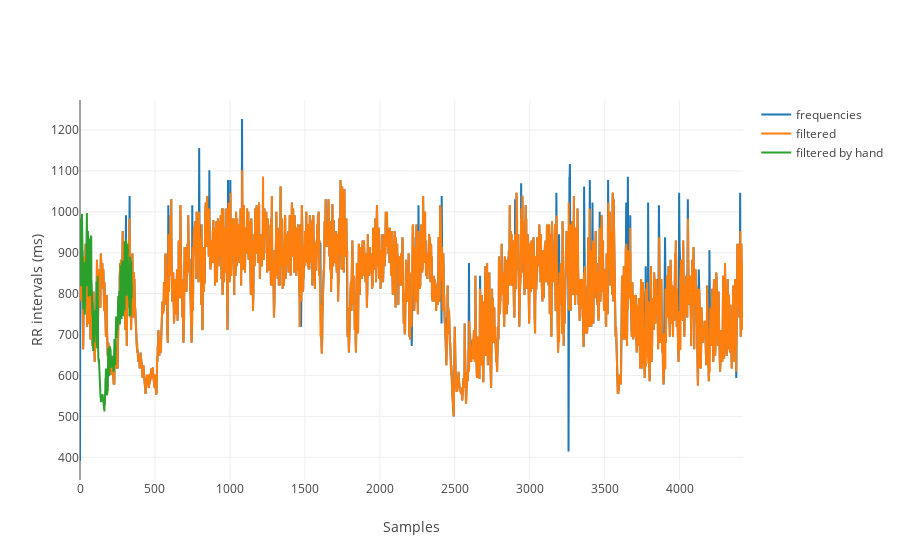

The cell this chart's notebook holds for it:
### Code cell
#MOVING MEDIAN FILTER

from plotly.offline import download_plotlyjs, init_notebook_mode, plot, iplot
import plotly.graph_objs as go

init_notebook_mode(connected=True)

# Create random data with numpy
import numpy as np

archive = open(filename, 'r')
text = archive.readlines()
frequencies = []

for line in text:
    frequencies.append(int(line))
    
#print frequencies    
archive.close() 

frequencies = np.asarray(frequencies, dtype=np.intc)

filtered = moving_median(frequencies, 10, 200)

archive = open(filename, 'r')
text = archive.readlines()
frequencies = []

for line in text:
    frequencies.append(int(line))
    
#print frequencies    
archive.close() 

frequencies = np.asarray(frequencies, dtype=np.intc)

archive = open(file_filtered_by_hand, 'r')
text = archive.readlines()
frequencies_filtered = []

for line in text:
    frequencies_filtered.append(int(line))
    
#print frequencies    
archive.close() 

frequencies_filtered = np.asarray(frequencies_filtered, dtype=np.intc)

axis_x = np.linspace(0, (filtered.size)-1, filtered.size)
axis_y = filtered

axis_x2 = np.linspace(0, (frequencies.size)-1, frequencies.size)
axis_y2 = frequencies

axis_x3 = np.linspace(0, (frequencies_filtered.size)-1, frequencies_filtered.size)
axis_y3 = frequencies_filtered


# Create a trace
trace2 = go.Scatter(
    x = axis_x,
    y = axis_y,
    mode = 'lines',
    name = 'filtered'
)

trace1 = go.Scatter(
    x = axis_x2,
    y = axis_y2,
    mode = 'lines',
    name = 'frequencies'
)

trace3 = go.Scatter(
    x = axis_x3,
    y = axis_y3,
    mode = 'lines',
    name = 'filtered by hand'
)

layout = go.Layout(
    xaxis=dict(
        title='Samples'
        ),
    yaxis=dict(
        title='RR intervals (ms)'
        )
)

data = [trace1, trace2, trace3]
#data = [trace1, trace2]
fig = go.Figure(data=data, layout=layout)

iplot(fig, filename='basic-line')

### Figure 1 — Plotly figure (JSON) as saved in the notebook; plotly's stock layout.template omitted (floating-point values rounded to 4 significant figures; data arrays with more than 128 entries replaced by an {"elided": "..."} marker saying what was removed)
{"data": [{"mode": "lines", "name": "frequencies", "type": "scatter", "x": {"elided": "4424 int values"}, "y": {"elided": "4424 int values"}}, {"mode": "lines", "name": "filtered", "type": "scatter", "x": {"elided": "4424 int values"}, "y": {"elided": "4424 int values"}}, {"mode": "lines", "name": "filtered by hand", "type": "scatter", "x": {"elided": "346 int values"}, "y": {"elided": "346 int values"}}], "layout": {"xaxis": {"title": "Samples"}, "yaxis": {"title": "RR intervals (ms)"}}}
